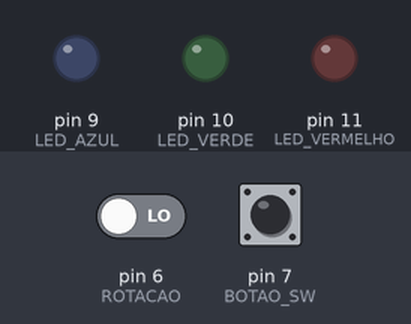
A sketch run on a simulated Arduino Uno, built with avr-gcc and run on an emulated ATmega328P. Shown: output pins drawn as LEDs (lit = HIGH). Inputs (shaded band) come from the test bench; at power-on: pin 6 (ROTACAO) LOW, pin 7 (BOTAO_SW) HIGH.

Above: at 1.2 s.
1.3 s: pin 6 (ROTACAO) driven HIGH
At 2.5 s:
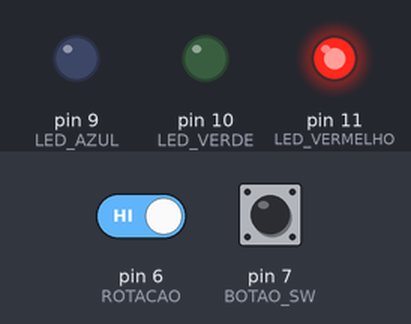
2.8 s: pin 7 (BOTAO_SW) pulled LOW for 0.15 s
At 4.0 s:
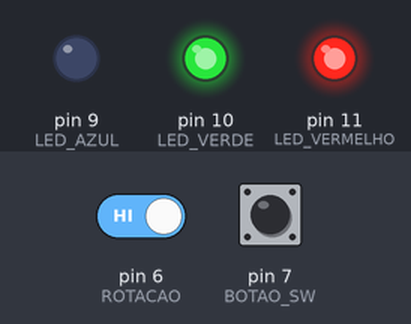
4.6 s: pin 7 (BOTAO_SW) pulled LOW for 1 s
At 5.3 s:
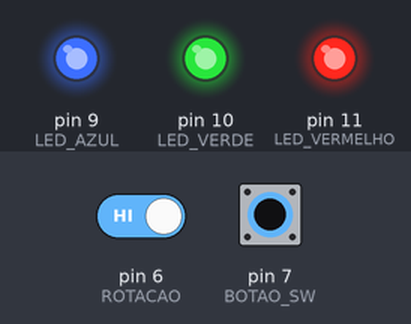
7.1 s: pin 6 (ROTACAO) driven LOW
At 8.2 s:
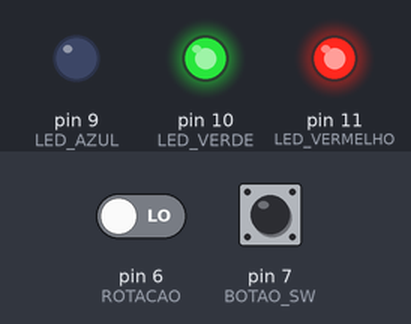
8.6 s: pin 7 (BOTAO_SW) pulled LOW for 0.15 s
At 9.6 s:
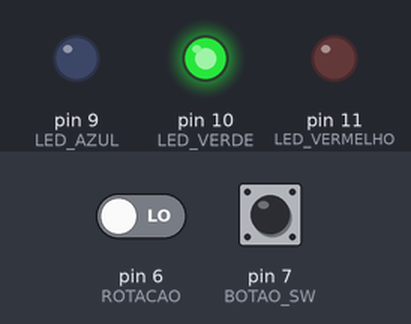
10.4 s: pin 7 (BOTAO_SW) pulled LOW for 3.2 s
At 12.1 s:
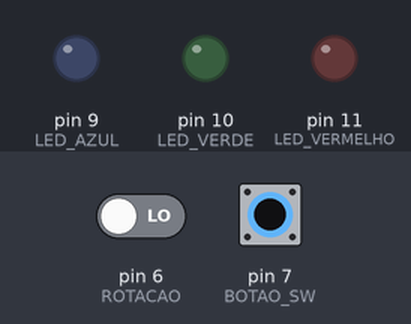
Timing chart, 0 to 13.6 s (numbered marks = the images above; inputs shaded):
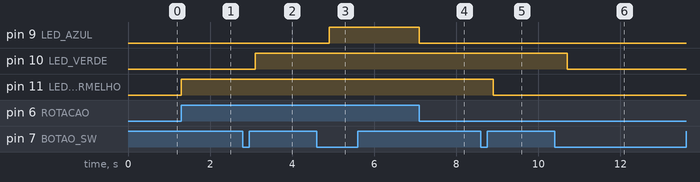

The sketch:

Led_Encoder.ino
```cpp
// =====================================================================
// PROJETO: SELETOR DE CORES DIGITAL
// =====================================================================

// 1. Dando nomes aos pinos do Arduino para facilitar a leitura
#define LED_VERMELHO    11
#define LED_VERDE       10
#define LED_AZUL        9
#define BOTAO_SW        7  // Pino onde ligamos o clique do botão
#define ROTACAO         6  // Ligue o pino CLK do Encoder aqui


// 2. Criando etiquetas para os números ficarem mais fáceis de ler
#define VERMELHO 1
#define VERDE    2
#define AZUL     3

// 3. As "Caixas de Memória" (Variáveis) do Arduino
int escolhaCor = 1; // Começamos controlando a cor 1 (Vermelho)

// Estas caixas vão guardar apenas 0 (Apagado) ou 1 (Aceso) para cada cor
int vermelho_intensidade = 0;
int verde_intensidade = 0;
int azul_intensidade = 0;


void setup() {
  // OUTPUT: O Arduino vai ENVIAR energia para acender os LEDs
  pinMode(LED_VERMELHO, OUTPUT);
  pinMode(LED_VERDE, OUTPUT);
  pinMode(LED_AZUL, OUTPUT);

  // INPUT_PULLUP: O Arduino vai LER a energia do botão.
  // O "PULLUP" liga um resistor de proteção interno no Arduino.
  pinMode(BOTAO_SW, INPUT_PULLUP);

  // INPUT: O Arduino vai LER o giro (0 ou 1) do botão
  pinMode(ROTACAO, INPUT);
}


void loop() {

  // ===================================================================
  // PASSO 1: O BOTÃO (Descobrir qual cor o usuário quer mexer)
  // ===================================================================
  // Se o botão for apertado (Ele lê LOW / 0 quando apertado)
  if (digitalRead(BOTAO_SW) == LOW) {

    // Soma 1 na cor atual. Ex: Estava no 1(Vermelho), vai pro 2(Verde).
    escolhaCor = escolhaCor + 1;

    // Se passar do número 3 (Azul), mandamos voltar pro 1 (Vermelho)
    if (escolhaCor > 3) {
      escolhaCor = 1;
    }

    // Uma pausa de 300 milissegundos.
    // O Arduino é tão rápido que sem isso ele pularia as cores sem parar!
    delay(300);
  }


  // ===================================================================
  // PASSO 2: O GIRO (Descobrir se o giro parou no LIGADO ou DESLIGADO)
  // ===================================================================
  // O comando digitalRead vai ler 1 (dente) ou 0 (buraco) do pino CLK
  int estadoRotacao = digitalRead(ROTACAO);


  // ===================================================================
  // PASSO 3: A LÓGICA (Salvar o 0 ou 1 apenas na cor escolhida)
  // ===================================================================
  if(escolhaCor == VERMELHO){
    vermelho_intensidade = estadoRotacao;
  }
  if(escolhaCor == VERDE){
    verde_intensidade = estadoRotacao;
  }
  if(escolhaCor == AZUL){
    azul_intensidade = estadoRotacao;
  }


  // ===================================================================
  // PASSO 4: EXECUTAR (Mandar energia pros LEDs baseado na nossa lógica)
  // ===================================================================
  // Se a intensidade for 1, a luz acende. Se for 0, apaga.
  digitalWrite(LED_VERMELHO, vermelho_intensidade);
  digitalWrite(LED_VERDE, verde_intensidade);
  digitalWrite(LED_AZUL, azul_intensidade);

}
```

Measured:
- after the input at 1.3 s, pin 11 (LED_VERMELHO): LOW → HIGH at once
- after the input at 2.8 s, pin 10 (LED_VERDE): LOW → HIGH after 0.30 s
- after the input at 4.6 s, pin 9 (LED_AZUL): LOW → HIGH after 0.30 s
- after the input at 7.1 s, pin 9 (LED_AZUL): HIGH → LOW at once
- after the input at 8.6 s, pin 11 (LED_VERMELHO): HIGH → LOW after 0.30 s
- after the input at 10.4 s, pin 10 (LED_VERDE): HIGH → LOW after 0.30 s
